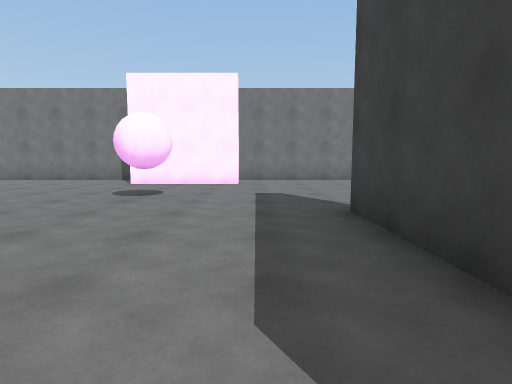
view 1 (above)

16 first-person views from a walk through a Unity game level. The camera is 1.2 m above the floor, tilts 6° down and sees 80° across. The floor is counted in squares, 1.8 m on a side. Each view is taken from the middle of a square. On the plan, view 1 faces up. The plan holds only what a view shows up to about 10 squares ahead; the rest is blank. The player character is not drawn.

view 2
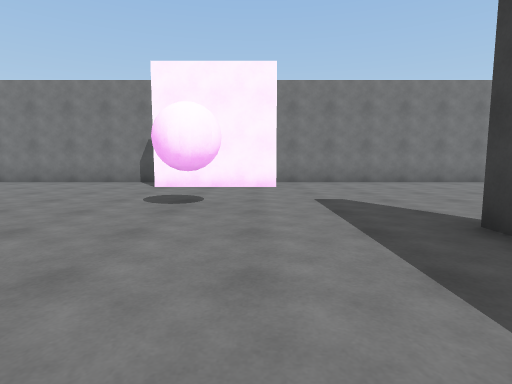

view 3
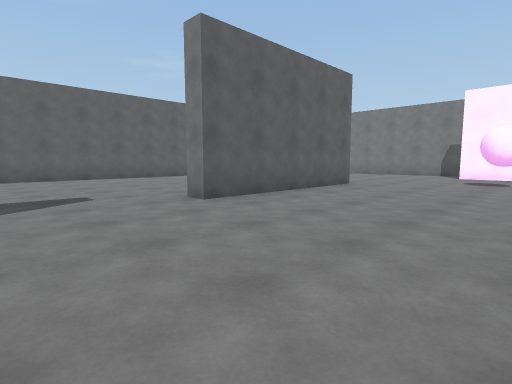

view 4
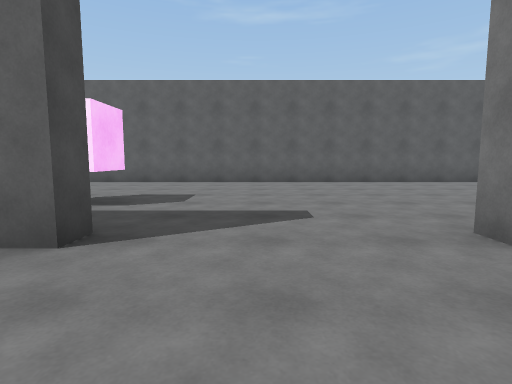

view 5
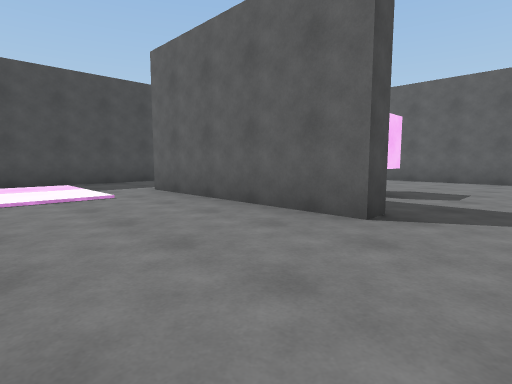

view 6
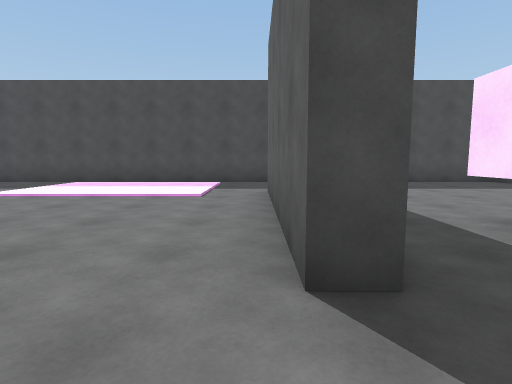

view 7
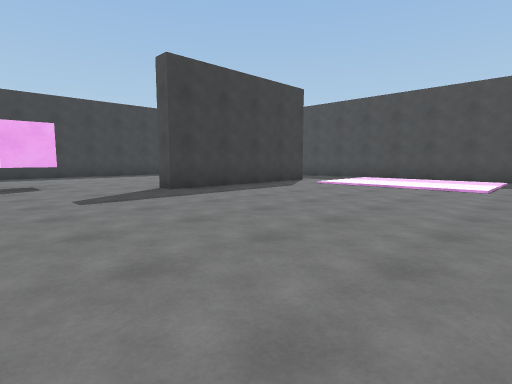

view 8
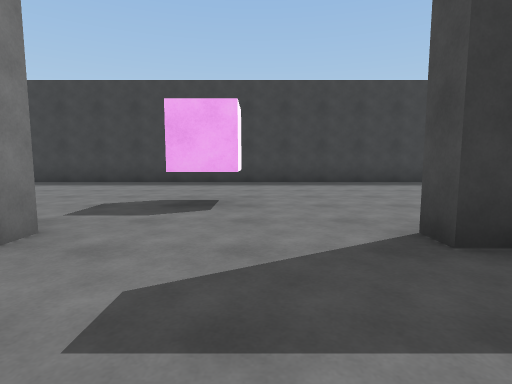

view 9
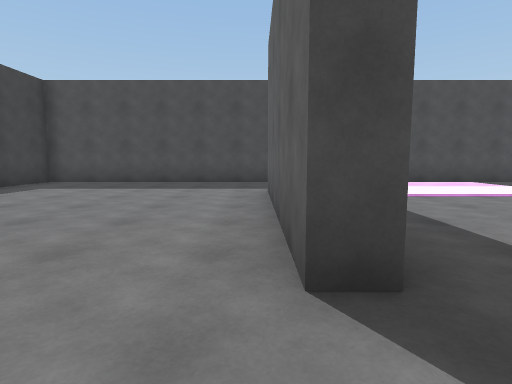

view 10
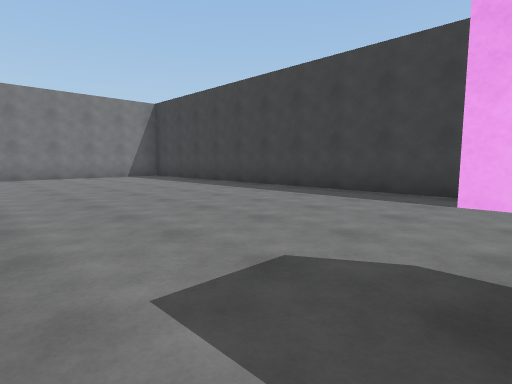

view 11
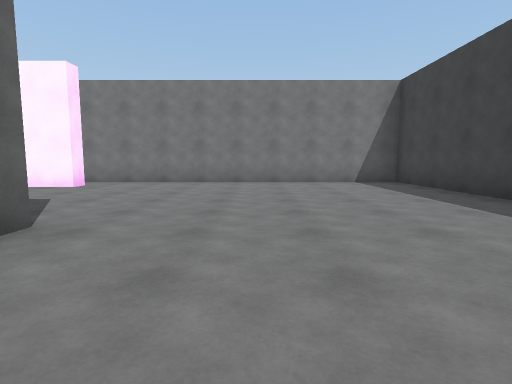

view 12
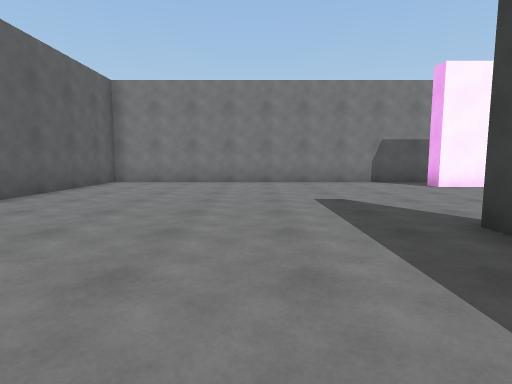

view 13
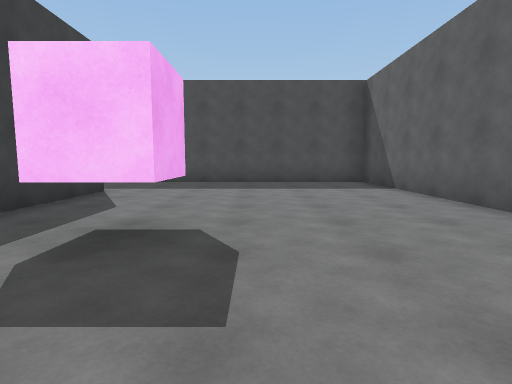

view 14
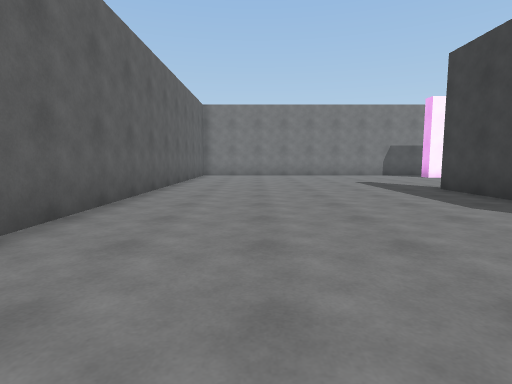

view 15
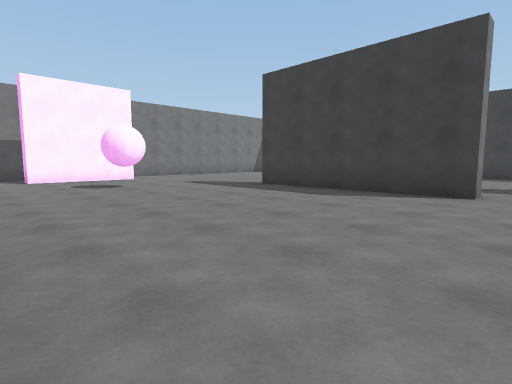

view 16
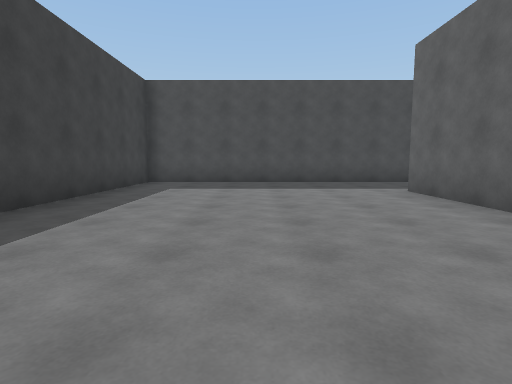

### Floor plan
Points are (right, up) in squares from view 1. A wall is a line through its corners. A room is listed if a view was taken in it or the views show most of it. See-through windows are left out.
Room 1 (views 1, 2, 3, 4, 5, 6, 7, 8, 9, 10, 11, 12, 13, 14, 15, 16)
walls: (1.9, -1) (1.3, -1) (1.3, 4); (-5.7, 2) (-5.7, 4); (-5.9, -4.5) (-5.3, -4.5) (-5.3, -9.5); (-5.3, 4) (-5.3, -1) (-5.8, -1); (1.3, -9) (1.3, -4.5) (1.7, -4.5) (1.7, -9.5); (-5.7, -9.5) (-5.7, -6.8); (-0.5, 9) (-0.5, 8.5) (-3.5, 8.5) (-3.5, 9); (8.3, -0.9) (8.3, 10.2) (-1.2, 10.2); (-2.8, 10.2) (-12.2, 10.2) (-12.2, -12.2) (8.3, -12.2) (8.3, -2.5)
objects: other object (-8, -6); other object (-2, 5) to (-2, 6); other object (4, -2)

Where each view was taken, in squares from view 1:
view 1: 0 up, 0 right, facing up
view 2: 1 up, 1 left, facing up
view 3: 4 down, 1 left, facing up-left
view 4: 3 down, 3 left, facing left
view 5: 3 down, 2 left, facing down-left
view 6: 3 down, 5 left, facing down
view 7: 1 down, 5 left, facing down-right
view 8: 3 down, 1 left, facing right
view 9: 3 down, 2 right, facing down
view 10: 2 down, 2 right, facing up-right
view 11: 1 up, 4 right, facing up
view 12: 1 up, 8 left, facing up
view 13: 3 down, 9 left, facing down
view 14: 3 down, 10 left, facing up
view 15: 2 down, 5 left, facing up-right
view 16: 3 down, 5 right, facing down
